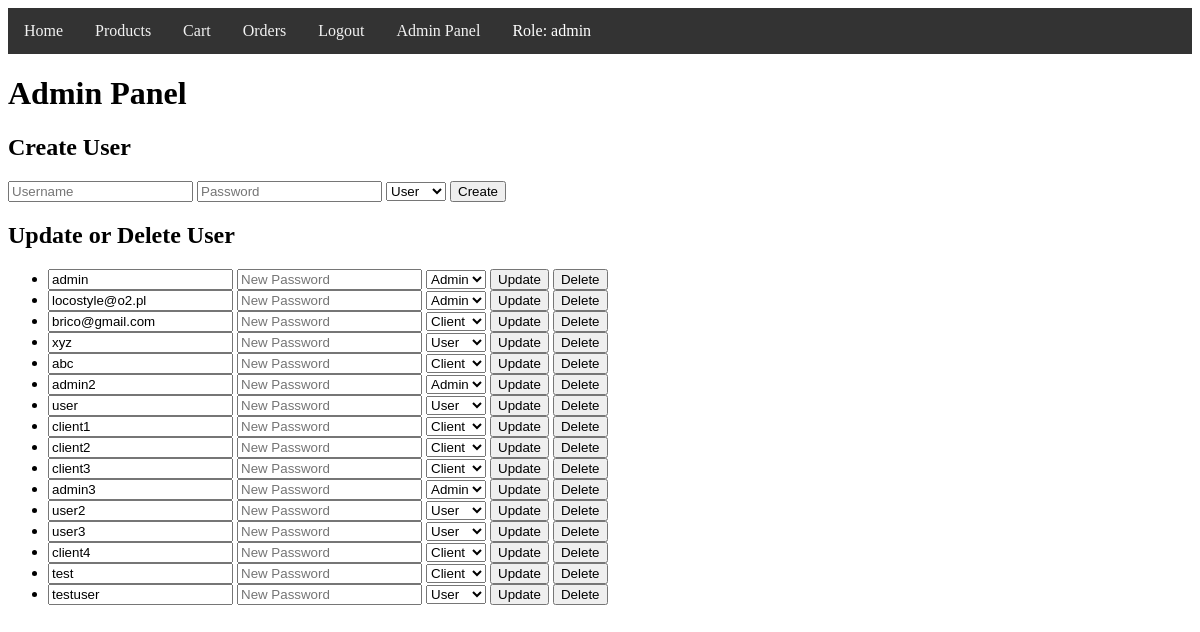
The page /admin (signed in) on the database its author committed.
### models/user/user.py (models this page shows)
class User(db.Model):
    id = db.Column(db.Integer, primary_key=True)
    username = db.Column(db.String(150), unique=True, nullable=False)
    password = db.Column(db.String(150), nullable=False)
    role = db.Column(db.String(50), nullable=False, default='user')  # Nowa kolumna
    orders = db.relationship('Order', backref='user', lazy=True)

### controllers/user/user_view.py (the view, shortened to what this page needs)
@user_blueprint.route('/admin', methods=['GET', 'POST'])
def admin():
    if 'user_id' not in session:
        flash('You need to be logged in as admin to access this page.', 'danger')
        return redirect(url_for('user.login'))
    user = User.query.get(session['user_id'])
    if user.role != 'admin':
        flash('You do not have permission to access this page.', 'danger')
        return redirect(url_for('user.home'))
    return render_template('admin.html', users=user_repository.get_all_users(), user=user)

### controllers/user/user_repository.py (called while the page is built)
    def get_all_users(self):
        return User.query.all()

### templates/admin.html (shortened to what this page needs)
{% extends "base.html" %}
{% block content %}
<h1>Admin Panel</h1>
<h2>Create User</h2>
<form method="POST">
    <input type="text" name="username" placeholder="Username" required>
    <input type="password" name="password" placeholder="Password" required>
    <select name="role" required>
        <option value="user">User</option>
    </select>
    <button type="submit">Create</button>
</form>
<h2>Update or Delete User</h2>
<ul>
    {% for user in users %}
    <li>
        <form method="POST" style="display:inline;">
            <input type="text" name="username" value="{{ user.username }}">
            <input type="password" name="password" placeholder="New Password">
            <select name="role">
                <option value="user" {% if user.role == 'user' %}selected{% endif %}>User</option>
                <option value="client" {% if user.role == 'client' %}selected{% endif %}>Client</option>
                <option value="admin" {% if user.role == 'admin' %}selected{% endif %}>Admin</option>
            </select>
            <button type="submit">Update</button>
        </form>
        <form method="POST" style="display:inline;">
            <button type="submit">Delete</button>
        </form>
    </li>
    {% endfor %}
</ul>
{% endblock %}

### rows shown on the page
User: username "admin", role "Admin"
User: username "locostyle@o2.pl", role "Admin"
User: username "brico@gmail.com", role "Client"
User: username "xyz", role "User"
User: username "abc", role "Client"
User: username "admin2", role "Admin"
User: username "user", role "User"
User: username "client1", role "Client"
User: username "client2", role "Client"
User: username "client3", role "Client"
User: username "admin3", role "Admin"
User: username "user2", role "User"
User: username "user3", role "User"
User: username "client4", role "Client"
User: username "test", role "Client"
User: username "testuser", role "User"

### other values the page prints
{{ session.get('role') }} "admin"
